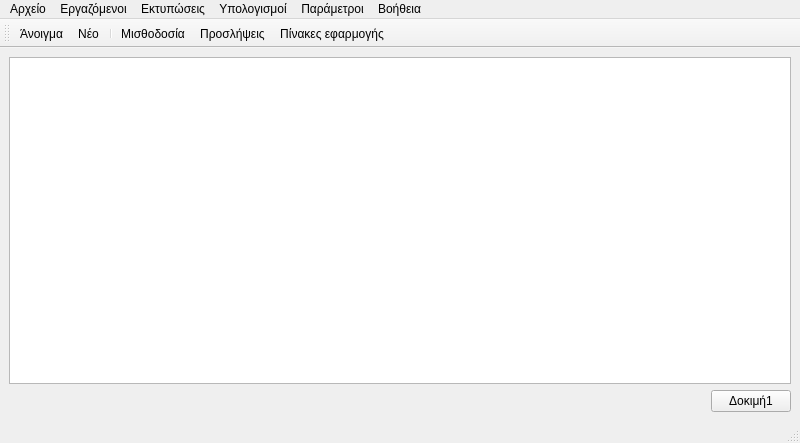
<?xml version="1.0" encoding="UTF-8"?>
<ui version="4.0">
 <class>MainWindow</class>
 <widget class="QMainWindow" name="MainWindow">
  <property name="geometry">
   <rect>
    <x>0</x>
    <y>0</y>
    <width>800</width>
    <height>443</height>
   </rect>
  </property>
  <property name="windowTitle">
   <string>MainWindow</string>
  </property>
  <property name="windowIcon">
   <iconset resource="res.qrc">
    <normaloff>:/pr/m13</normaloff>:/pr/m13</iconset>
  </property>
  <widget class="QWidget" name="centralwidget">
   <layout class="QVBoxLayout" name="verticalLayout">
    <item>
     <widget class="QTreeView" name="treeMis"/>
    </item>
    <item>
     <layout class="QHBoxLayout" name="horizontalLayout">
      <item>
       <spacer name="horizontalSpacer">
        <property name="orientation">
         <enum>Qt::Horizontal</enum>
        </property>
        <property name="sizeHint" stdset="0">
         <size>
          <width>40</width>
          <height>20</height>
         </size>
        </property>
       </spacer>
      </item>
      <item>
       <widget class="QPushButton" name="pushButton">
        <property name="text">
         <string>Δοκιμή1</string>
        </property>
       </widget>
      </item>
     </layout>
    </item>
   </layout>
  </widget>
  <widget class="QMenuBar" name="menubar">
   <property name="geometry">
    <rect>
     <x>0</x>
     <y>0</y>
     <width>800</width>
     <height>21</height>
    </rect>
   </property>
   <widget class="QMenu" name="menu">
    <property name="title">
     <string>Αρχείο</string>
    </property>
    <addaction name="a_open"/>
    <addaction name="a_new"/>
    <addaction name="separator"/>
    <addaction name="a_exit"/>
   </widget>
   <widget class="QMenu" name="menu_2">
    <property name="title">
     <string>Εκτυπώσεις</string>
    </property>
    <widget class="QMenu" name="menu_5">
     <property name="title">
      <string>Δημιουργία Αρχείων</string>
     </property>
     <addaction name="a_fmyFiscal"/>
     <addaction name="a_apd"/>
    </widget>
    <addaction name="a_print_report"/>
    <addaction name="a_print_report_apod"/>
    <addaction name="menu_5"/>
   </widget>
   <widget class="QMenu" name="menu_3">
    <property name="title">
     <string>Εργαζόμενοι</string>
    </property>
    <widget class="QMenu" name="menu_4">
     <property name="title">
      <string>Αποχωρήσεις</string>
     </property>
     <addaction name="separator"/>
     <addaction name="a_apol"/>
     <addaction name="a_apox"/>
    </widget>
    <addaction name="a_fpr"/>
    <addaction name="a_pros"/>
    <addaction name="a_pros_wizard"/>
    <addaction name="menu_4"/>
   </widget>
   <widget class="QMenu" name="menu_6">
    <property name="title">
     <string>Υπολογισμοί</string>
    </property>
    <addaction name="a_auto_par"/>
    <addaction name="a_par"/>
    <addaction name="a_pard"/>
    <addaction name="a_calcmis"/>
   </widget>
   <widget class="QMenu" name="menuAdministration">
    <property name="title">
     <string>Παράμετροι</string>
    </property>
    <addaction name="a_tables"/>
    <addaction name="a_sql"/>
    <addaction name="a_xrisi"/>
    <addaction name="a_eid"/>
    <addaction name="a_ypok"/>
   </widget>
   <widget class="QMenu" name="menu_7">
    <property name="title">
     <string>Βοήθεια</string>
    </property>
    <addaction name="a_peri"/>
   </widget>
   <addaction name="menu"/>
   <addaction name="menu_3"/>
   <addaction name="menu_2"/>
   <addaction name="menu_6"/>
   <addaction name="menuAdministration"/>
   <addaction name="menu_7"/>
  </widget>
  <widget class="QStatusBar" name="statusbar">
   <property name="toolTip">
    <string>Κατάσταση</string>
   </property>
   <property name="statusTip">
    <string>Όλα καλά</string>
   </property>
   <property name="whatsThis">
    <string>Εδώ βλέπουμε την κατάσταση της εφαρμογής</string>
   </property>
  </widget>
  <widget class="QToolBar" name="toolBar">
   <property name="windowTitle">
    <string>toolBar</string>
   </property>
   <attribute name="toolBarArea">
    <enum>TopToolBarArea</enum>
   </attribute>
   <attribute name="toolBarBreak">
    <bool>false</bool>
   </attribute>
   <addaction name="a_open"/>
   <addaction name="a_new"/>
   <addaction name="separator"/>
   <addaction name="a_print_report"/>
   <addaction name="a_pros"/>
   <addaction name="a_tables"/>
  </widget>
  <action name="a_open">
   <property name="icon">
    <iconset resource="res.qrc">
     <normaloff>:/pr/fileOpen</normaloff>:/pr/fileOpen</iconset>
   </property>
   <property name="text">
    <string>Άνοιγμα</string>
   </property>
   <property name="statusTip">
    <string>Άνοιμα Αρχείου εταιρίας</string>
   </property>
  </action>
  <action name="a_new">
   <property name="icon">
    <iconset resource="res.qrc">
     <normaloff>:/pr/fileNew</normaloff>:/pr/fileNew</iconset>
   </property>
   <property name="text">
    <string>Νέο</string>
   </property>
   <property name="toolTip">
    <string>Νέο Αρχείο εταιρίας</string>
   </property>
   <property name="statusTip">
    <string>Δημιουργία Νέου Αρχείου Εταιρίας</string>
   </property>
  </action>
  <action name="a_print_report">
   <property name="icon">
    <iconset resource="res.qrc">
     <normaloff>:/pr/print</normaloff>:/pr/print</iconset>
   </property>
   <property name="text">
    <string>Μισθοδοσία</string>
   </property>
  </action>
  <action name="a_pros">
   <property name="icon">
    <iconset resource="res.qrc">
     <normaloff>:/pr/newProsopo</normaloff>:/pr/newProsopo</iconset>
   </property>
   <property name="text">
    <string>Προσλήψεις</string>
   </property>
   <property name="statusTip">
    <string>Διαχείρηση προσλήψεων εργαζομένων</string>
   </property>
  </action>
  <action name="a_apol">
   <property name="text">
    <string>Απόλυση</string>
   </property>
  </action>
  <action name="a_apox">
   <property name="text">
    <string>Οικιοθελής αποχώρηση</string>
   </property>
  </action>
  <action name="a_fmyFiscal">
   <property name="text">
    <string>Οριστική ΦΜΥ</string>
   </property>
  </action>
  <action name="a_apd">
   <property name="text">
    <string>ΑΠΔ Περιόδου</string>
   </property>
  </action>
  <action name="a_calcmis">
   <property name="icon">
    <iconset resource="res.qrc">
     <normaloff>:/pr/add</normaloff>:/pr/add</iconset>
   </property>
   <property name="text">
    <string>Μισθοδοσία</string>
   </property>
  </action>
  <action name="a_tables">
   <property name="icon">
    <iconset resource="res.qrc">
     <normaloff>:/pr/table</normaloff>:/pr/table</iconset>
   </property>
   <property name="text">
    <string>Πίνακες εφαρμογής</string>
   </property>
  </action>
  <action name="a_fpr">
   <property name="icon">
    <iconset resource="res.qrc">
     <normaloff>:/pr/newProsopo</normaloff>:/pr/newProsopo</iconset>
   </property>
   <property name="text">
    <string>Στοιχεία εργαζομένων</string>
   </property>
   <property name="statusTip">
    <string>Στοιχεία εργαζομένων</string>
   </property>
  </action>
  <action name="a_pard">
   <property name="text">
    <string>Παρουσίες Details</string>
   </property>
  </action>
  <action name="a_exit">
   <property name="icon">
    <iconset resource="res.qrc">
     <normaloff>:/pr/exit</normaloff>:/pr/exit</iconset>
   </property>
   <property name="text">
    <string>Έξοδος</string>
   </property>
   <property name="statusTip">
    <string>Έξοδος από την εφαρμογή</string>
   </property>
  </action>
  <action name="a_peri">
   <property name="icon">
    <iconset resource="res.qrc">
     <normaloff>:/pr/info</normaloff>:/pr/info</iconset>
   </property>
   <property name="text">
    <string>Περί...</string>
   </property>
  </action>
  <action name="a_sql">
   <property name="icon">
    <iconset resource="res.qrc">
     <normaloff>:/pr/sql</normaloff>:/pr/sql</iconset>
   </property>
   <property name="text">
    <string>Εξαγωγή σε SQL</string>
   </property>
  </action>
  <action name="a_par">
   <property name="text">
    <string>Παρουσίες Master</string>
   </property>
  </action>
  <action name="a_xrisi">
   <property name="text">
    <string>Χρήσεις</string>
   </property>
  </action>
  <action name="a_eid">
   <property name="text">
    <string>Ειδικότητες</string>
   </property>
  </action>
  <action name="a_ypok">
   <property name="text">
    <string>Υποκαταστήματα</string>
   </property>
  </action>
  <action name="a_auto_par">
   <property name="text">
    <string>Αυτόματες παρουσίες</string>
   </property>
  </action>
  <action name="a_pros_wizard">
   <property name="text">
    <string>Οδηγός Νέας Πρόσληψης</string>
   </property>
  </action>
  <action name="a_print_report_apod">
   <property name="icon">
    <iconset resource="res.qrc">
     <normaloff>:/pr/print</normaloff>:/pr/print</iconset>
   </property>
   <property name="text">
    <string>Αποδείξεις</string>
   </property>
  </action>
 </widget>
 <resources>
  <include location="res.qrc"/>
 </resources>
 <connections/>
</ui>
